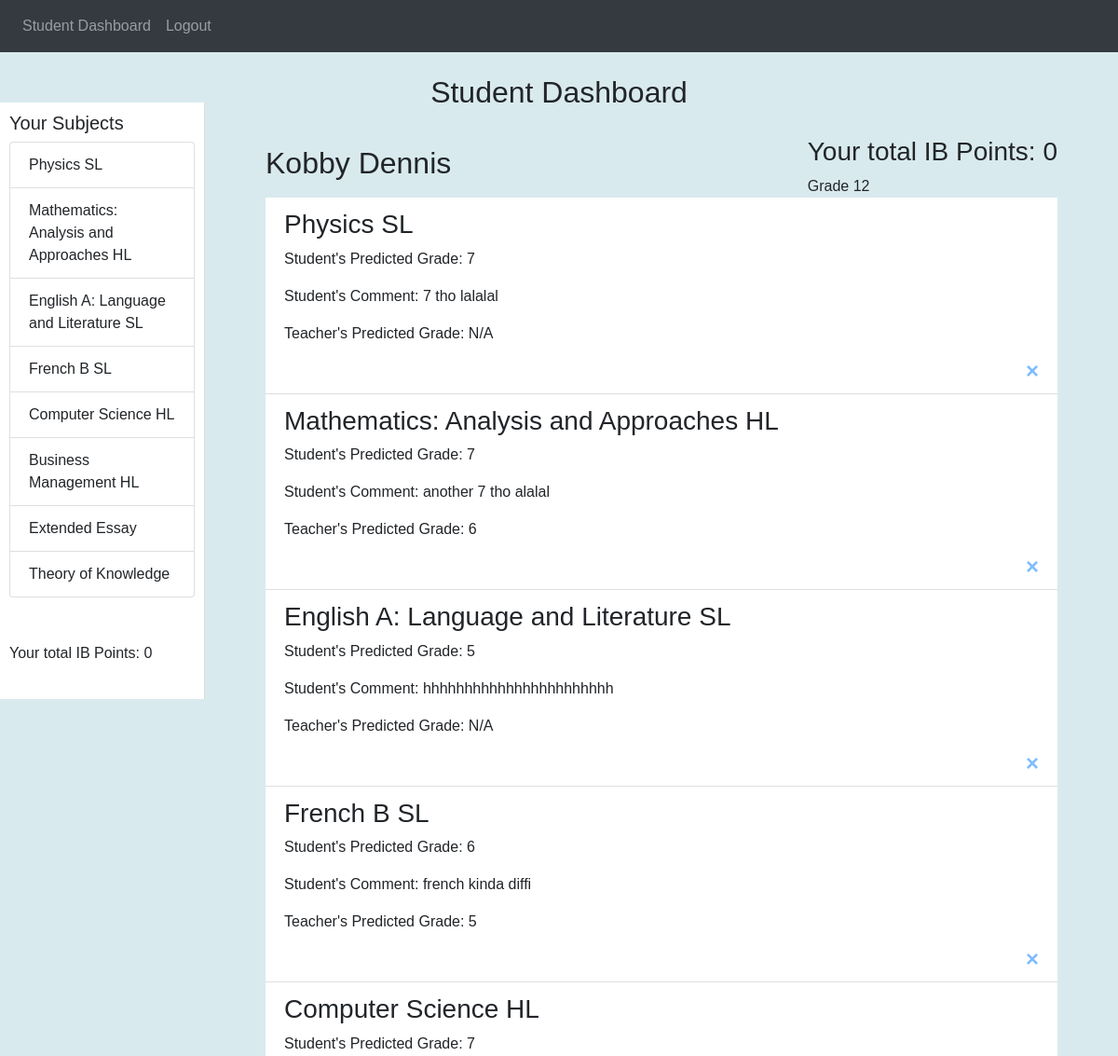
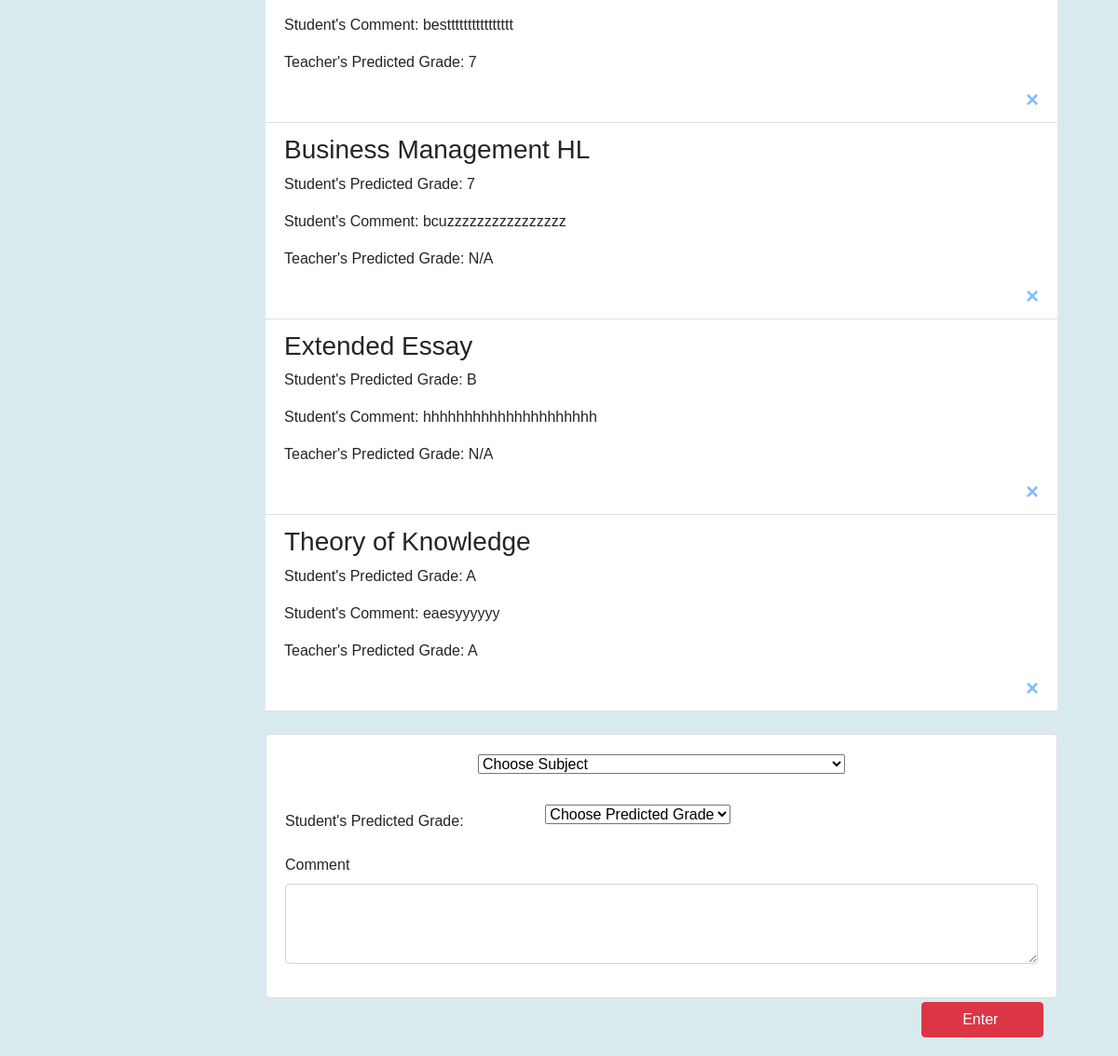
Screenshot of /student (signed in) with the database file from the repository (2 pictures, top to bottom).
### website/models.py (models this page shows, shortened)
class Subjects(db.Model):
    __tablename__ = 'Subjects'
    SubjectID = db.Column(db.Integer, primary_key=True)
    SubjectName = db.Column(db.String(100), nullable=False)
    Level = db.Column(db.String(100), nullable=True) #change nullable to true

class Users(db.Model, UserMixin):
    __tablename__ = 'Users'
    UserID = db.Column(db.Integer, primary_key=True)
    FirstName = db.Column(db.String(100), nullable=False)
    LastName = db.Column(db.String(100), nullable=False)
    Email = db.Column(db.String(100), unique=True, nullable=False)
    Password = db.Column(db.String(255), nullable=False)
    Role = db.Column(db.String(50), nullable=False)
    __mapper_args__ = {
        'polymorphic_identity': 'user',
        'polymorphic_on': Role
    }

class Student(Users):  # Changed from Students to Student for consistency
    __tablename__ = 'Students'
    StudentID = db.Column(db.Integer, db.ForeignKey('Users.UserID'), primary_key=True)
    Grade = db.Column(db.Integer, nullable=False)
    Total = db.Column(db.Integer, nullable=True)
    subjects = db.relationship('Subjects', secondary='StudentsSubjects', backref=db.backref('students', lazy='dynamic'))
    predicted_grades = db.relationship('PredictedGrades', backref='predictedgrades_student', lazy=True, overlaps="students,predicted_grades")
    __mapper_args__ = {
        'polymorphic_identity': 'student',  # Ensure this matches the Role value
    }

class Users(db.Model, UserMixin):
    __tablename__ = 'Users'
    UserID = db.Column(db.Integer, primary_key=True)
    FirstName = db.Column(db.String(100), nullable=False)
    LastName = db.Column(db.String(100), nullable=False)
    Email = db.Column(db.String(100), unique=True, nullable=False)
    Password = db.Column(db.String(255), nullable=False)
    Role = db.Column(db.String(50), nullable=False)
    __mapper_args__ = {
        'polymorphic_identity': 'user',
        'polymorphic_on': Role
    }

class PredictedGrades(db.Model):
    __tablename__ = 'PredictedGrades'
    StudentID = db.Column(db.Integer, db.ForeignKey('Students.StudentID'), primary_key=True, nullable=True)
    SubjectID = db.Column(db.Integer, db.ForeignKey('Subjects.SubjectID'), primary_key=True, nullable=True)
    TeacherID = db.Column(db.Integer, db.ForeignKey('Teachers.TeacherID'), nullable=True)
    StudentPredictedGrade = db.Column(db.VARCHAR(100), nullable=True) #change db.Integer to varchar
    TeacherPredictedGrade = db.Column(db.VARCHAR(100), nullable=True)
    Comment = db.Column(db.String(255), nullable=True)
    student = db.relationship('Student', backref=db.backref('predictedgrades_student', lazy=True, overlaps="predicted_grades,students"))
    teacher = db.relationship('Teacher', backref=db.backref('predictedgrades_teacher', lazy=True, overlaps="teachers,predicted_grades"))
    subject = db.relationship('Subjects', backref=db.backref('predictedgrades', lazy=True))

### website/views.py (the view)
@views.route('/student', methods=['GET', 'POST'])
@role_required('student')
def student_dashboard():
    subjects = models.Subjects.query.all()
    try:
        if request.method == 'POST':
            subject_name = request.form.get('subject')
            if subject_name:
                subject_id, subject_name = subject_name.split('|')
            pg = request.form.get('pg')
            comment =  request.form.get('comment')
            subject_count = db.session.query(models.StudentsSubjects).filter_by(StudentID=current_user.UserID).count()
            if subject_count >= 8:
                flash('You can not add more than 8 predicted grades', category='error')
            elif not pg:
                flash('Select a predicted grade', category='error')
            elif len(comment) < 4:
                flash('Enter an appropriate comment', category='error')
            elif (subject_name == 'Theory of Knowledge' or subject_name == 'Extended Essay') and pg not in ['A', 'B', 'C', 'D', 'E']:
                flash(f'{subject_name} can not be assigned this grade', category='error')
            else:
                predicted_grade = models.PredictedGrades(
                    StudentID=current_user.UserID,
                    SubjectID=subject_id,
                    StudentPredictedGrade=pg,
                    Comment=comment
                )
                student_subject = models.StudentsSubjects(
                    StudentID=current_user.UserID,
                    SubjectID=subject_id,
                    SubjectName = subject_name
                )
                try:
                    db.session.add(predicted_grade)
                    db.session.add(student_subject)
                    db.session.commit()
                    flash('Predicted Grade Added', category="success")
                except Exception as e:
                    db.session.rollback()
                    flash(f"Subject Already Added", category="error")
    except:
        flash('Select a Subject', category="error")
        return redirect(url_for("views.student_dashboard"))
    student_id = current_user.UserID
    ee_grade_row = db.session.query(models.PredictedGrades.TeacherPredictedGrade).filter_by(
        StudentID=student_id,
        SubjectID=29  # Subject ID for EE
    ).first()
    tok_grade_row = db.session.query(models.PredictedGrades.TeacherPredictedGrade).filter_by(
        StudentID=student_id,
        SubjectID=30  # Subject ID for TOK
    ).first()
    ee_grade = ee_grade_row[0] if ee_grade_row else 0
    tok_grade = tok_grade_row[0] if tok_grade_row else 0
    total_predicted_grades = db.session.query(func.sum(models.PredictedGrades.TeacherPredictedGrade)
    ).filter_by(StudentID=student_id).scalar()
    if total_predicted_grades == None:
        total_predicted_grades = 0
    else:
        total_predicted_grades+= get_diploma_points(tok_grade, ee_grade)
    student =  models.Student.query.filter_by(StudentID=student_id).first()
    student.Total =  total_predicted_grades
    try:
        db.session.commit()
    except Exception as e:
        db.session.rollback()
        flash(f'An error occurred: {e}', category='error')
    return render_template("student.html", subjects=subjects, students=current_user)

### website/__init__.py (called while the page is built)
def create_app():
    app = Flask(__name__)
    app.config['SECRET_KEY'] = 'hjshjhdjah kjshkjdhjs'
    app.config['SQLALCHEMY_DATABASE_URI'] = f'sqlite:///{DB_NAME}'
    db.init_app(app)
    migrate = Migrate(app, db)
    from .views import views
    from .auth import auth
    app.register_blueprint(views, url_prefix='/')
    app.register_blueprint(auth, url_prefix='/')
    from . import models
    with app.app_context():
        db.create_all()
    login_manager = LoginManager()
    login_manager.login_view = 'auth.login'
    login_manager.init_app(app)
    @login_manager.user_loader
    def load_user(UserID):
        return models.Users.query.get(int(UserID))
    return app

### website/views.py (called while the page is built)
def role_required(role):
    def wrapper(func):
        @wraps(func)
        @login_required
        def decorated_view(*args, **kwargs):
            if current_user.Role != role:
                flash(f"You do not have access to the {role}'s dashboard.", category="error")
                return redirect(url_for(f'views.{current_user.Role}_dashboard'))
            return func(*args, **kwargs)
        return decorated_view
    return wrapper

def get_diploma_points(tok_grade, ee_grade):
        points_matrix = {
            'A': {'A': 3, 'B': 3, 'C': 2, 'D': 2, 'E': 'Failing condition'},
            'B': {'A': 3, 'B': 2, 'C': 2, 'D': 1, 'E': 'Failing condition'},
            'C': {'A': 2, 'B': 2, 'C': 2, 'D': 1, 'E': 'Failing condition'},
            'D': {'A': 2, 'B': 1, 'C': 1, 'D': 0, 'E': 'Failing condition'},
            'E': {'A': 'Failing condition', 'B': 'Failing condition', 'C': 'Failing condition', 'D': 'Failing condition', 'E': 'Failing condition'},
        }
        points = points_matrix.get(ee_grade, {}).get(tok_grade, 0)
        return points

### website/templates/student.html (shortened to what this page needs)
{% extends "base.html" %} {% block title %}Student Dashboard{% endblock %}
{% block navlink %}
student
{% endblock %}
{% block navname %}
Student Dashboard
{% endblock %}
{% block content %}
<br>
<h2 class="text-center">Student Dashboard</h2>
<div class="sidebar">
    <h5 class="mt-auto"> Your Subjects</h5>
    <ul class="list-group mb-5">
        {% for subject in students.subjects %}
        <li class="list-group-item" value="{{subject.SubjectName}}">
            {{subject.SubjectName}}
            {% if subject.Level==None %}
            {{pass}}
            {% else %}
            {{subject.Level}}
            {% endif %}
        </li>
        {% endfor %}
    </ul>
    <div class="mt-4">
        <p>Your total IB Points: {{students.Total}}</p>
    </div>
</div>
<div class="content">
    <div class="content-header">
        <h2>{{students.FirstName}} {{students.LastName}}</h2>
        <div>
            <h3>Your total IB Points:
                {% if students.Total == None %}
                    #
                {% else %}
                {{students.Total}}
                {% endif %}
            </h3>
            <span class="ms-3 ">Grade {{students.Grade}}</span>
        </div>
    </div>
    <ul class="list-group list-group-flush" id="grades">
        {% for predictedgrade in students.predicted_grades %}
        <li class="list-group-item">
            <h3> {{predictedgrade.subject.SubjectName}}
                {% if predictedgrade.subject.Level == None %}
                {{pass}}
                {% else %}
                {{predictedgrade.subject.Level}}
                {% endif %}
            </h3>
            <p> Student's Predicted Grade: {{predictedgrade.StudentPredictedGrade}}</p>
            <p>Student's Comment:  {{predictedgrade.Comment}}</p>
            <p>Teacher's Predicted Grade:
                {% if predictedgrade.TeacherPredictedGrade == None %}
                N/A
                {% else %}
                {{predictedgrade.TeacherPredictedGrade}}
                {% endif %}
            </p>
            <form method="POST">
                <button type="button" class="close" id="delete" onclick="return confirm('Are you sure you want to delete this predicted grade?')">
                    <a href="{{ url_for('views.delete_predicted_grade', student_id=predictedgrade.StudentID, subject_id=predictedgrade.SubjectID) }}">
                    <span aria-hidden="true">&times;</span>
                    </a>
                </button>
            </form>
        </li>
        {% endfor %}
    </ul>
    <br>
    <form method="POST">
        <div class="form-container mt-6">
            <div class="row mb-3">
                <div class="col-12 text-center">
                    <select name="subject" class="form-select form-select-lg mb-3" aria-label="Large select example">
                        <option selected>Choose Subject</option>
                        </select>
                    </div>
                </div>
            <div class="row mb-3">
                    <label for="studentPredictedGrade" class="col-sm-4  col-form-label">Student's Predicted Grade:</label>
                    <div class="col-sm-4 md-end">
                        <select name="pg" id="pg" class="form-select form-select-sm mb-3" aria-label="Large select example">
                            <option selected>Choose Predicted Grade</option>
                        </select>
                    </div>
            </div>
            <div class="row mb-3">
                <div class="col-12">
                    <label for="comment" class="form-label">Comment</label>
                    <textarea id="comment" name="comment" value="comment" rows="3" class="form-control"></textarea>
                </div>
            </div>
        </div>
            <div class="col-12 text-right pt-1">
                <button class="btn btn-danger text-center">&nbsp;&nbsp;&nbsp;&nbsp;&nbsp;&nbsp;&nbsp;Enter&nbsp;&nbsp;&nbsp;&nbsp;&nbsp;&nbsp;&nbsp;&nbsp;</button>
            </div>
        </div>
</div>
{% endblock %}

### website/templates/student.html (style rules this page uses)
body { font-family: Arial, sans-serif; margin: 0; padding: 0; background-color: #f8f9fa; }
.sidebar { width: 220px; height: 80vh; position: absolute; top: 110px; left: 0; background-color: #fff; padding-top: 10px; padding-left: 10px; padding-right: 10px; border-right: 1px solid #ddd; }
.content { margin-left: 220px; padding: 20px; }
.content-header { display: flex; justify-content: space-between; align-items: center; }
.form-container { background-color: #fff; padding: 20px; border: 1px solid #ddd; border-radius: 5px; }
.form-container input, .form-container textarea { width: 100%; }

### rows the page displays
Subjects: SubjectName "Physics", Level "SL"
Subjects: SubjectName "Mathematics: Analysis and Approaches", Level "HL"
Subjects: SubjectName "English A: Language and Literature", Level "SL"
Subjects: SubjectName "French B", Level "SL"
Subjects: SubjectName "Computer Science", Level "HL"
Subjects: SubjectName "Business Management", Level "HL"
Subjects: SubjectName "Extended Essay"
Subjects: SubjectName "Theory of Knowledge"
Student: Total "0", Grade "12"
Users: FirstName "Kobby", LastName "Dennis"
PredictedGrades: subject.SubjectName "Physics", subject.Level "SL", StudentPredictedGrade "7", Comment "7 tho lalalal", shows "N/A"
PredictedGrades: subject.SubjectName "Mathematics: Analysis and Approaches", subject.Level "HL", StudentPredictedGrade "7", Comment "another 7 tho alalal", TeacherPredictedGrade "6"
PredictedGrades: subject.SubjectName "English A: Language and Literature", subject.Level "SL", StudentPredictedGrade "5", Comment "hhhhhhhhhhhhhhhhhhhhhhh", shows "N/A"
PredictedGrades: subject.SubjectName "French B", subject.Level "SL", StudentPredictedGrade "6", Comment "french kinda diffi", TeacherPredictedGrade "5"
PredictedGrades: subject.SubjectName "Computer Science", subject.Level "HL", StudentPredictedGrade "7", Comment "bestttttttttttttttt", TeacherPredictedGrade "7"
PredictedGrades: subject.SubjectName "Business Management", subject.Level "HL", StudentPredictedGrade "7", Comment "bcuzzzzzzzzzzzzzzzz", shows "N/A"
PredictedGrades: subject.SubjectName "Extended Essay", StudentPredictedGrade "B", Comment "hhhhhhhhhhhhhhhhhhhhh", shows "N/A"
PredictedGrades: subject.SubjectName "Theory of Knowledge", StudentPredictedGrade "A", Comment "eaesyyyyyy", TeacherPredictedGrade "A"
